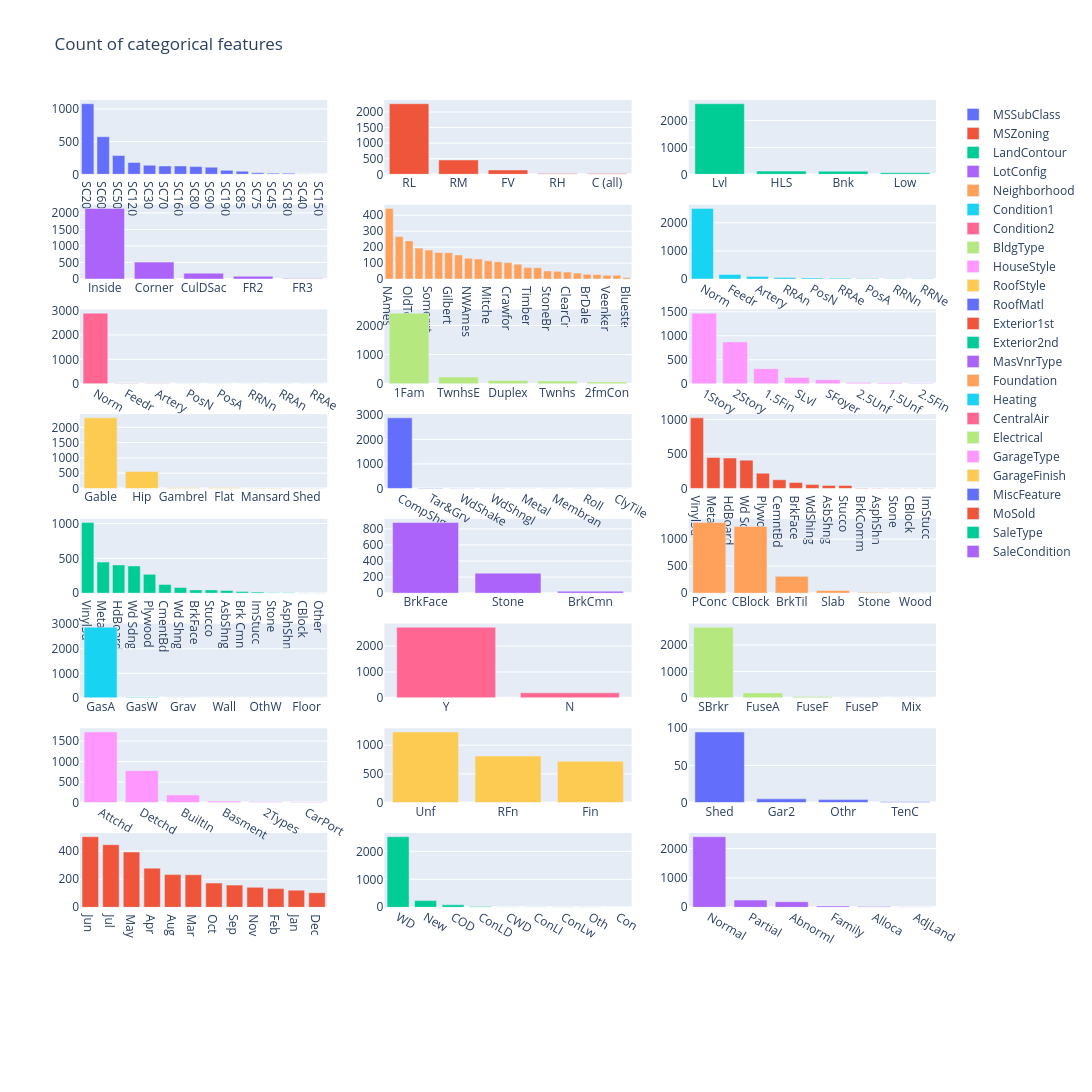

This figure's notebook cell:
### Code cell
uni_count_plot(x_all, categorical_features, plot_num_cols=3)

### Figure 1 — Plotly figure (JSON) as saved in the notebook; plotly's stock layout.template omitted (floating-point values rounded to 4 significant figures)
{"data": [{"name": "MSSubClass", "type": "bar", "x": ["SC20", "SC60", "SC50", "SC120", "SC30", "SC70", "SC160", "SC80", "SC90", "SC190", "SC85", "SC75", "SC45", "SC180", "SC40", "SC150"], "xaxis": "x", "y": [1079, 575, 287, 182, 139, 128, 128, 118, 109, 61, 48, 23, 18, 17, 6, 1], "yaxis": "y"}, {"name": "MSZoning", "type": "bar", "x": ["RL", "RM", "FV", "RH", "C (all)"], "xaxis": "x2", "y": [2265, 460, 139, 26, 25], "yaxis": "y2"}, {"name": "LandContour", "type": "bar", "x": ["Lvl", "HLS", "Bnk", "Low"], "xaxis": "x3", "y": [2622, 120, 117, 60], "yaxis": "y3"}, {"name": "LotConfig", "type": "bar", "x": ["Inside", "Corner", "CulDSac", "FR2", "FR3"], "xaxis": "x4", "y": [2133, 511, 176, 85, 14], "yaxis": "y4"}, {"name": "Neighborhood", "type": "bar", "x": ["NAmes", "CollgCr", "OldTown", "Edwards", "Somerst", "NridgHt", "Gilbert", "Sawyer", "NWAmes", "SawyerW", "Mitchel", "BrkSide", "Crawfor", "IDOTRR", "Timber", "NoRidge", "StoneBr", "SWISU", "ClearCr", "MeadowV", "BrDale", "Blmngtn", "Veenker", "NPkVill", "Blueste"], "xaxis": "x5", "y": [443, 267, 239, 194, 182, 166, 165, 151, 131, 125, 114, 108, 103, 93, 72, 71, 51, 48, 44, 37, 30, 28, 24, 23, 10], "yaxis": "y5"}, {"name": "Condition1", "type": "bar", "x": ["Norm", "Feedr", "Artery", "RRAn", "PosN", "RRAe", "PosA", "RRNn", "RRNe"], "xaxis": "x6", "y": [2511, 164, 92, 50, 39, 28, 20, 9, 6], "yaxis": "y6"}, {"name": "Condition2", "type": "bar", "x": ["Norm", "Feedr", "Artery", "PosN", "PosA", "RRNn", "RRAn", "RRAe"], "xaxis": "x7", "y": [2889, 13, 5, 4, 4, 2, 1, 1], "yaxis": "y7"}, {"name": "BldgType", "type": "bar", "x": ["1Fam", "TwnhsE", "Duplex", "Twnhs", "2fmCon"], "xaxis": "x8", "y": [2425, 227, 109, 96, 62], "yaxis": "y8"}, {"name": "HouseStyle", "type": "bar", "x": ["1Story", "2Story", "1.5Fin", "SLvl", "SFoyer", "2.5Unf", "1.5Unf", "2.5Fin"], "xaxis": "x9", "y": [1471, 872, 314, 128, 83, 24, 19, 8], "yaxis": "y9"}, {"name": "RoofStyle", "type": "bar", "x": ["Gable", "Hip", "Gambrel", "Flat", "Mansard", "Shed"], "xaxis": "x10", "y": [2310, 551, 22, 20, 11, 5], "yaxis": "y10"}, {"name": "RoofMatl", "type": "bar", "x": ["CompShg", "Tar&Grv", "WdShake", "WdShngl", "Metal", "Membran", "Roll", "ClyTile"], "xaxis": "x11", "y": [2876, 23, 9, 7, 1, 1, 1, 1], "yaxis": "y11"}, {"name": "Exterior1st", "type": "bar", "x": ["VinylSd", "MetalSd", "HdBoard", "Wd Sdng", "Plywood", "CemntBd", "BrkFace", "WdShing", "AsbShng", "Stucco", "BrkComm", "AsphShn", "Stone", "CBlock", "ImStucc"], "xaxis": "x12", "y": [1025, 450, 442, 411, 221, 126, 87, 56, 44, 43, 6, 2, 2, 2, 1], "yaxis": "y12"}, {"name": "Exterior2nd", "type": "bar", "x": ["VinylSd", "MetalSd", "HdBoard", "Wd Sdng", "Plywood", "CmentBd", "Wd Shng", "BrkFace", "Stucco", "AsbShng", "Brk Cmn", "ImStucc", "Stone", "AsphShn", "CBlock", "Other"], "xaxis": "x13", "y": [1014, 447, 406, 391, 270, 126, 81, 47, 47, 38, 22, 15, 6, 4, 3, 1], "yaxis": "y13"}, {"name": "MasVnrType", "type": "bar", "x": ["BrkFace", "Stone", "BrkCmn"], "xaxis": "x14", "y": [879, 249, 25], "yaxis": "y14"}, {"name": "Foundation", "type": "bar", "x": ["PConc", "CBlock", "BrkTil", "Slab", "Stone", "Wood"], "xaxis": "x15", "y": [1308, 1235, 311, 49, 11, 5], "yaxis": "y15"}, {"name": "Heating", "type": "bar", "x": ["GasA", "GasW", "Grav", "Wall", "OthW", "Floor"], "xaxis": "x16", "y": [2874, 27, 9, 6, 2, 1], "yaxis": "y16"}, {"name": "CentralAir", "type": "bar", "x": ["Y", "N"], "xaxis": "x17", "y": [2723, 196], "yaxis": "y17"}, {"name": "Electrical", "type": "bar", "x": ["SBrkr", "FuseA", "FuseF", "FuseP", "Mix"], "xaxis": "x18", "y": [2671, 188, 50, 8, 1], "yaxis": "y18"}, {"name": "GarageType", "type": "bar", "x": ["Attchd", "Detchd", "BuiltIn", "Basment", "2Types", "CarPort"], "xaxis": "x19", "y": [1723, 779, 186, 36, 23, 15], "yaxis": "y19"}, {"name": "GarageFinish", "type": "bar", "x": ["Unf", "RFn", "Fin"], "xaxis": "x20", "y": [1230, 811, 719], "yaxis": "y20"}, {"name": "MiscFeature", "type": "bar", "x": ["Shed", "Gar2", "Othr", "TenC"], "xaxis": "x21", "y": [95, 5, 4, 1], "yaxis": "y21"}, {"name": "MoSold", "type": "bar", "x": ["Jun", "Jul", "May", "Apr", "Aug", "Mar", "Oct", "Sep", "Nov", "Feb", "Jan", "Dec"], "xaxis": "x22", "y": [503, 446, 394, 279, 233, 232, 173, 158, 142, 133, 122, 104], "yaxis": "y22"}, {"name": "SaleType", "type": "bar", "x": ["WD", "New", "COD", "ConLD", "CWD", "ConLI", "ConLw", "Oth", "Con"], "xaxis": "x23", "y": [2525, 239, 87, 26, 12, 9, 8, 7, 5], "yaxis": "y23"}, {"name": "SaleCondition", "type": "bar", "x": ["Normal", "Partial", "Abnorml", "Family", "Alloca", "AdjLand"], "xaxis": "x24", "y": [2402, 245, 190, 46, 24, 12], "yaxis": "y24"}], "layout": {"height": 2700, "title": {"text": "Count of categorical features"}, "width": 1200, "xaxis": {"anchor": "y", "domain": [0, 0.2889]}, "xaxis10": {"anchor": "y10", "domain": [0, 0.2889]}, "xaxis11": {"anchor": "y11", "domain": [0.3556, 0.6444]}, "xaxis12": {"anchor": "y12", "domain": [0.7111, 1]}, "xaxis13": {"anchor": "y13", "domain": [0, 0.2889]}, "xaxis14": {"anchor": "y14", "domain": [0.3556, 0.6444]}, "xaxis15": {"anchor": "y15", "domain": [0.7111, 1]}, "xaxis16": {"anchor": "y16", "domain": [0, 0.2889]}, "xaxis17": {"anchor": "y17", "domain": [0.3556, 0.6444]}, "xaxis18": {"anchor": "y18", "domain": [0.7111, 1]}, "xaxis19": {"anchor": "y19", "domain": [0, 0.2889]}, "xaxis2": {"anchor": "y2", "domain": [0.3556, 0.6444]}, "xaxis20": {"anchor": "y20", "domain": [0.3556, 0.6444]}, "xaxis21": {"anchor": "y21", "domain": [0.7111, 1]}, "xaxis22": {"anchor": "y22", "domain": [0, 0.2889]}, "xaxis23": {"anchor": "y23", "domain": [0.3556, 0.6444]}, "xaxis24": {"anchor": "y24", "domain": [0.7111, 1]}, "xaxis25": {"anchor": "y25", "domain": [0, 0.2889]}, "xaxis26": {"anchor": "y26", "domain": [0.3556, 0.6444]}, "xaxis27": {"anchor": "y27", "domain": [0.7111, 1]}, "xaxis3": {"anchor": "y3", "domain": [0.7111, 1]}, "xaxis4": {"anchor": "y4", "domain": [0, 0.2889]}, "xaxis5": {"anchor": "y5", "domain": [0.3556, 0.6444]}, "xaxis6": {"anchor": "y6", "domain": [0.7111, 1]}, "xaxis7": {"anchor": "y7", "domain": [0, 0.2889]}, "xaxis8": {"anchor": "y8", "domain": [0.3556, 0.6444]}, "xaxis9": {"anchor": "y9", "domain": [0.7111, 1]}, "yaxis": {"anchor": "x", "domain": [0.9185, 1]}, "yaxis10": {"anchor": "x10", "domain": [0.5741, 0.6556]}, "yaxis11": {"anchor": "x11", "domain": [0.5741, 0.6556]}, "yaxis12": {"anchor": "x12", "domain": [0.5741, 0.6556]}, "yaxis13": {"anchor": "x13", "domain": [0.4593, 0.5407]}, "yaxis14": {"anchor": "x14", "domain": [0.4593, 0.5407]}, "yaxis15": {"anchor": "x15", "domain": [0.4593, 0.5407]}, "yaxis16": {"anchor": "x16", "domain": [0.3444, 0.4259]}, "yaxis17": {"anchor": "x17", "domain": [0.3444, 0.4259]}, "yaxis18": {"anchor": "x18", "domain": [0.3444, 0.4259]}, "yaxis19": {"anchor": "x19", "domain": [0.2296, 0.3111]}, "yaxis2": {"anchor": "x2", "domain": [0.9185, 1]}, "yaxis20": {"anchor": "x20", "domain": [0.2296, 0.3111]}, "yaxis21": {"anchor": "x21", "domain": [0.2296, 0.3111]}, "yaxis22": {"anchor": "x22", "domain": [0.1148, 0.1963]}, "yaxis23": {"anchor": "x23", "domain": [0.1148, 0.1963]}, "yaxis24": {"anchor": "x24", "domain": [0.1148, 0.1963]}, "yaxis25": {"anchor": "x25", "domain": [0, 0.08148]}, "yaxis26": {"anchor": "x26", "domain": [0, 0.08148]}, "yaxis27": {"anchor": "x27", "domain": [0, 0.08148]}, "yaxis3": {"anchor": "x3", "domain": [0.9185, 1]}, "yaxis4": {"anchor": "x4", "domain": [0.8037, 0.8852]}, "yaxis5": {"anchor": "x5", "domain": [0.8037, 0.8852]}, "yaxis6": {"anchor": "x6", "domain": [0.8037, 0.8852]}, "yaxis7": {"anchor": "x7", "domain": [0.6889, 0.7704]}, "yaxis8": {"anchor": "x8", "domain": [0.6889, 0.7704]}, "yaxis9": {"anchor": "x9", "domain": [0.6889, 0.7704]}}}
